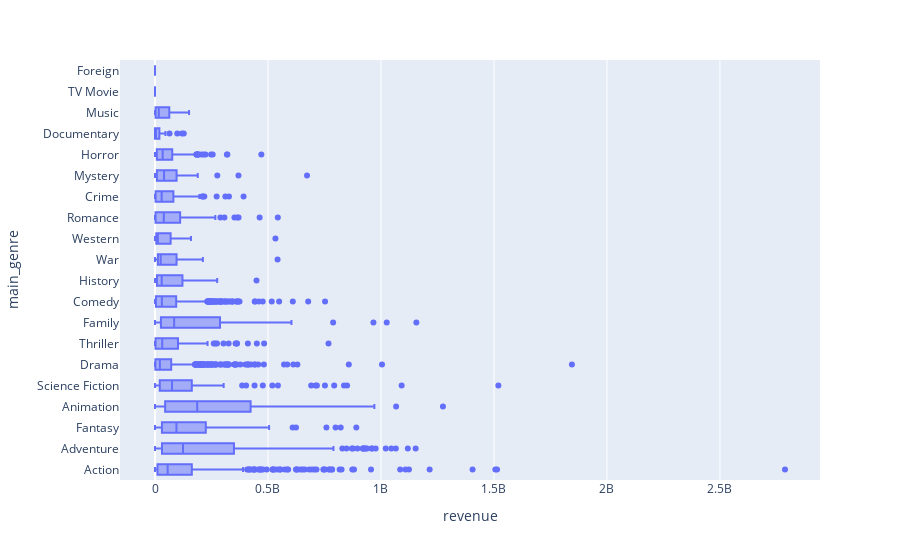

Notebook source saved alongside this figure:
### Markdown cell above
#### 분석 4: 장르와 흥행 수익의 관계

### Code cell
# 영화의 장르가 흥행 수익과 관련이 있다고 생각되므로 흥행 수익이 좋은 장르를 확인해 보겠습니다.
fig = px.box(data_frame=df, x='revenue', y='main_genre', hover_name='title')
fig.show()

### Figure 1 — Plotly figure (JSON) as saved in the notebook; plotly's stock layout.template omitted (floating-point values rounded to 4 significant figures; data arrays with more than 128 entries replaced by an {"elided": "..."} marker saying what was removed)
{"data": [{"alignmentgroup": "True", "hovertemplate": "<b>%{hovertext}</b><br><br>revenue=%{x}<br>main_genre=%{y}<extra></extra>", "hovertext": {"elided": "3905 str values"}, "legendgroup": "", "marker": {"color": "#636efa"}, "name": "", "notched": false, "offsetgroup": "", "orientation": "h", "showlegend": false, "type": "box", "x": {"elided": "3905 int values"}, "x0": " ", "xaxis": "x", "y": {"elided": "3905 str values"}, "y0": " ", "yaxis": "y"}], "layout": {"boxmode": "group", "legend": {"tracegroupgap": 0}, "margin": {"t": 60}, "xaxis": {"anchor": "y", "domain": [0, 1], "title": {"text": "revenue"}}, "yaxis": {"anchor": "x", "domain": [0, 1], "title": {"text": "main_genre"}}}}
